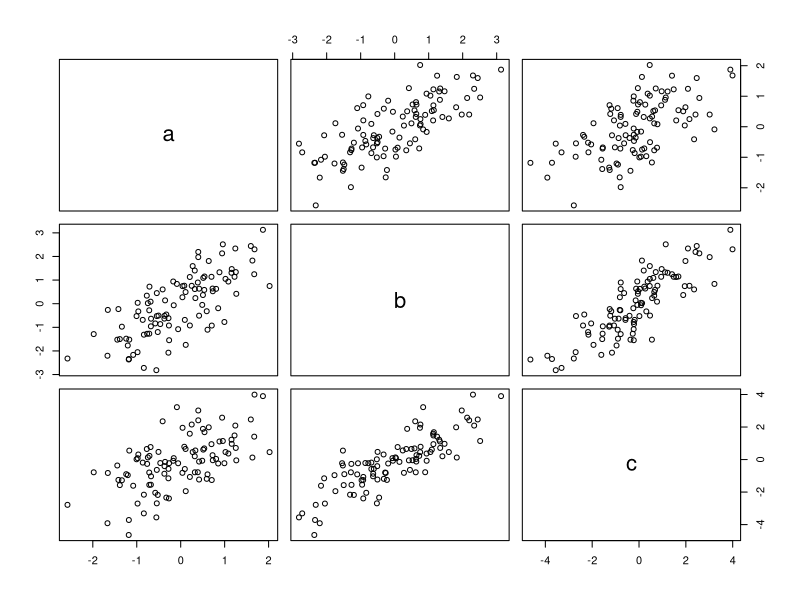
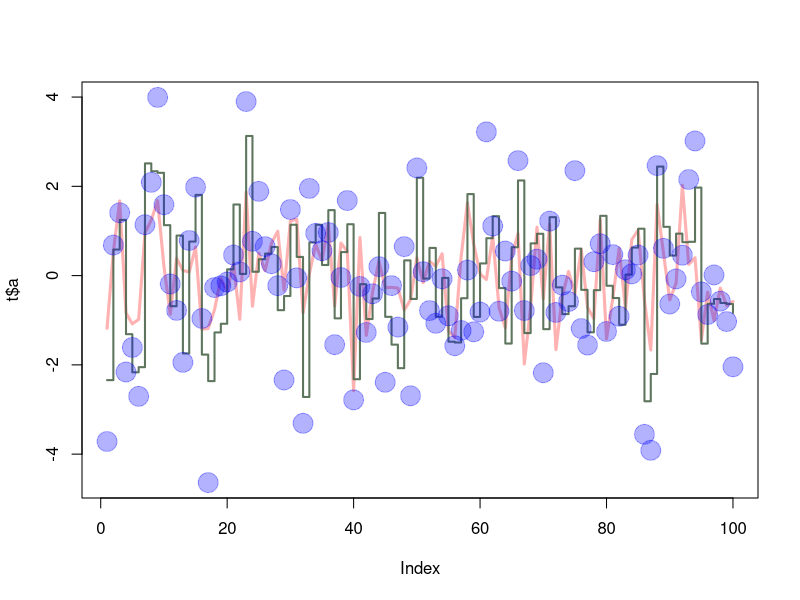

The R script that drew these images, in order:
# constructs three random normal vectors of lenth 100
x1=rnorm(100)
x2=rnorm(100)
x3=rnorm(100)

# Call these variables
x1
x2
x3

# Make a data frame with three columns

t = data.frame(a = x1, b = (x1+x2), c = (x1+x2+x3))

# Call plot(t)

plot(t)

# call sd(t)

sd(t$a)
sd(t$b)
sd(t$c)

# generating graphics

plot(t$a, type = "l", ylim = range(t), lwd=3, col=rgb(1,0,0,0.3))
lines(t$b, type="s", lwd=2, col=rgb(0.3, .4, .3, .9))
points(t$c, pch=20, cex=4, col=rgb(0,0,1,.3))